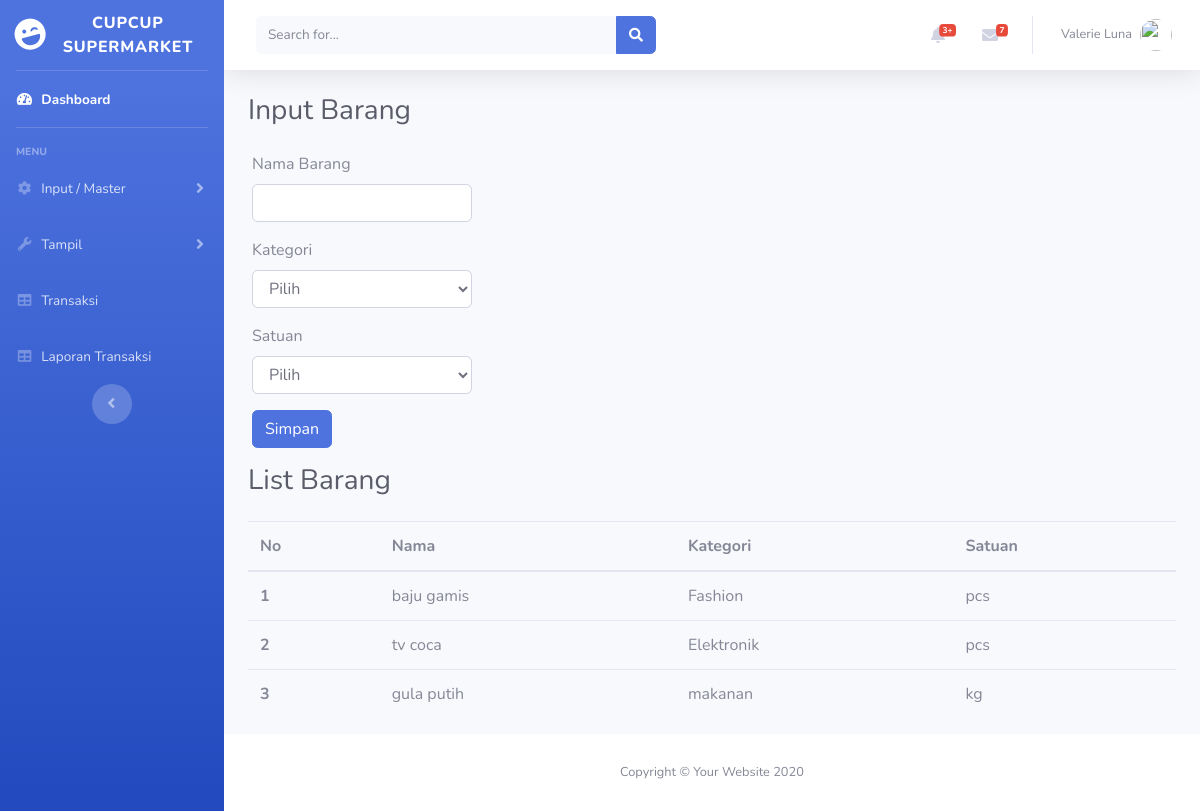
The app's page /input_barang.php with its own data.
### tables this page shows
CREATE TABLE `barang` (
  `id_barang` int(11) NOT NULL,
  `nama` varchar(100) NOT NULL,
  `kategori_id` int(11) NOT NULL,
  `satuan_id` int(11) NOT NULL
);

CREATE TABLE `kategori` (
  `id_kategori` int(11) NOT NULL,
  `nama` varchar(100) NOT NULL
);

CREATE TABLE `satuan` (
  `id_satuan` int(11) NOT NULL,
  `nama` varchar(100) NOT NULL
);

### input_barang.php (the view, shortened to what this page needs)
<?php
include "koneksi.php";
?>
<!DOCTYPE html>
<html lang="en">
<head>
    <link href="vendor/fontawesome-free/css/all.min.css" rel="stylesheet" type="text/css">
    <link href="css/sb-admin-2.min.css" rel="stylesheet">
</head>
<body id="page-top">
    <div id="wrapper">
        <ul class="navbar-nav bg-gradient-primary sidebar sidebar-dark accordion" id="accordionSidebar">
            <a class="sidebar-brand d-flex align-items-center justify-content-center" href="index.html">
                <div class="sidebar-brand-icon rotate-n-15">
                    <i class="fas fa-laugh-wink"></i>
                </div>
                <div class="sidebar-brand-text mx-3">CUPCUP Supermarket</div>
            </a>
            <hr class="sidebar-divider my-0">
            <li class="nav-item active">
                <a class="nav-link" href="index.php">
                    <i class="fas fa-fw fa-tachometer-alt"></i>
                    <span>Dashboard</span></a>
            </li>
            <hr class="sidebar-divider">
            <div class="sidebar-heading">
                Menu
            </div>
            <li class="nav-item">
                <a class="nav-link collapsed" href="#" data-toggle="collapse" data-target="#collapseTwo" aria-expanded="true" aria-controls="collapseTwo">
                    <i class="fas fa-fw fa-cog"></i>
                    <span>Input / Master</span>
                </a>
            </li>
            <li class="nav-item">
                <a class="nav-link collapsed" href="#" data-toggle="collapse" data-target="#collapseUtilities" aria-expanded="true" aria-controls="collapseUtilities">
                    <i class="fas fa-fw fa-wrench"></i>
                    <span>Tampil</span>
                </a>
            </li>
            <li class="nav-item">
                <a class="nav-link" href="input_transaksi.php">
                    <i class="fas fa-fw fa-table"></i>
                    <span>Transaksi</span></a>
            </li>
            <li class="nav-item">
                <a class="nav-link" href="laporan_transaksi.php">
                    <i class="fas fa-fw fa-table"></i>
                    <span>Laporan Transaksi</span></a>
            </li>
            <div class="text-center d-none d-md-inline">
                <button class="rounded-circle border-0" id="sidebarToggle"></button>
            </div>
        </ul>
        <div id="content-wrapper" class="d-flex flex-column">
            <div id="content">
                <nav class="navbar navbar-expand navbar-light bg-white topbar mb-4 static-top shadow">
                    <form class="d-none d-sm-inline-block form-inline mr-auto ml-md-3 my-2 my-md-0 mw-100 navbar-search">
                        <div class="input-group">
                            <input type="text" class="form-control bg-light border-0 small" placeholder="Search for..." aria-label="Search" aria-describedby="basic-addon2">
                            <div class="input-group-append">
                                <button class="btn btn-primary" type="button">
                                    <i class="fas fa-search fa-sm"></i>
                                </button>
                            </div>
                        </div>
                    </form>
                    <ul class="navbar-nav ml-auto">
                        <li class="nav-item dropdown no-arrow mx-1">
                            <a class="nav-link dropdown-toggle" href="#" id="alertsDropdown" role="button" data-toggle="dropdown" aria-haspopup="true" aria-expanded="false">
                                <i class="fas fa-bell fa-fw"></i>
                                <span class="badge badge-danger badge-counter">3+</span>
                            </a>
                        </li>
                        <li class="nav-item dropdown no-arrow mx-1">
                            <a class="nav-link dropdown-toggle" href="#" id="messagesDropdown" role="button" data-toggle="dropdown" aria-haspopup="true" aria-expanded="false">
                                <i class="fas fa-envelope fa-fw"></i>
                                <span class="badge badge-danger badge-counter">7</span>
                            </a>
                        </li>
                        <li class="nav-item dropdown no-arrow">
                            <a class="nav-link dropdown-toggle" href="#" id="userDropdown" role="button" data-toggle="dropdown" aria-haspopup="true" aria-expanded="false">
                                <span class="mr-2 d-none d-lg-inline text-gray-600 small">Valerie Luna</span>
                                <img class="img-profile rounded-circle" src="https://source.unsplash.com/QAB-WJcbgJk/60x60">
                            </a>
                        </li>
                    </ul>
                </nav>
                <div class="container-fluid">
                    <div class="d-sm-flex align-items-center justify-content-between mb-4">
                        <h1 class="h3 mb-0 text-gray-800 text-center">Input Barang</h1>
                    </div>
                    <div class="row ml-1">
                        <form method="POST" action="save_barang.php">
                            <div class="form-group">
                                <label for="nama">Nama Barang</label>
                                <input type="text" class="form-control" id="nama" name="nama">
                            </div>
                            <div class="form-group">
                                <label for="nama_kategori">Kategori</label>
                                <select class="form-control" id="nama_kategori" name="kategori_id">
                                    <option value="">Pilih</option>
                                </select>
                            </div>
                            <div class="form-group">
                                <label for="satuan">Satuan</label>
                                <select class="form-control" id="satuan" name="satuan_id">
                                    <option value="">Pilih</option>
                                </select>
                            </div>
                            <button type="submit" class="btn btn-primary">Simpan</button>
                        </form>
                    </div>
                    <div class="d-sm-flex align-items-center justify-content-between mt-3 mb-4">
                        <h1 class="h3 mb-0 text-gray-800 text-center">List Barang</h1>
                    </div>
                    <table class="table">
                        <thead>
                            <tr>
                                <th scope="col">No</th>
                                <th scope="col">Nama</th>
                                <th scope="col">Kategori</th>
                                <th scope="col">Satuan</th>
                            </tr>
                        </thead>
                        <tbody>
                            <?php
                            $no = 1;
                            $sql = mysqli_query($koneksi, "select A.nama as nama_barang, B.nama as nama_satuan, C.nama as nama_kategori from barang A inner join satuan B ON B.id_satuan=A.satuan_id inner join kategori C ON C.id_kategori=A.kategori_id");
                            while ($data = mysqli_fetch_array($sql)) {
                            ?>
                                <tr>
                                    <th scope="row"><?= $no++ ?></th>
                                    <td><?= $data['nama_barang'] ?></td>
                                    <td><?= $data['nama_kategori'] ?></td>
                                    <td><?= $data['nama_satuan'] ?></td>
                                </tr>
                            <?php } ?>
                        </tbody>
                    </table>
                </div>
            </div>
            <footer class="sticky-footer bg-white">
                <div class="container my-auto">
                    <div class="copyright text-center my-auto">
                        <span>Copyright &copy; Your Website 2020</span>
                    </div>
                </div>
            </footer>
        </div>
    </div>
</body>
</html>

### records on screen
barang: nama "baju gamis", kategori.nama "Fashion", satuan.nama "pcs"
barang: nama "tv coca", kategori.nama "Elektronik", satuan.nama "pcs"
barang: nama "gula putih", kategori.nama "makanan", satuan.nama "kg"
